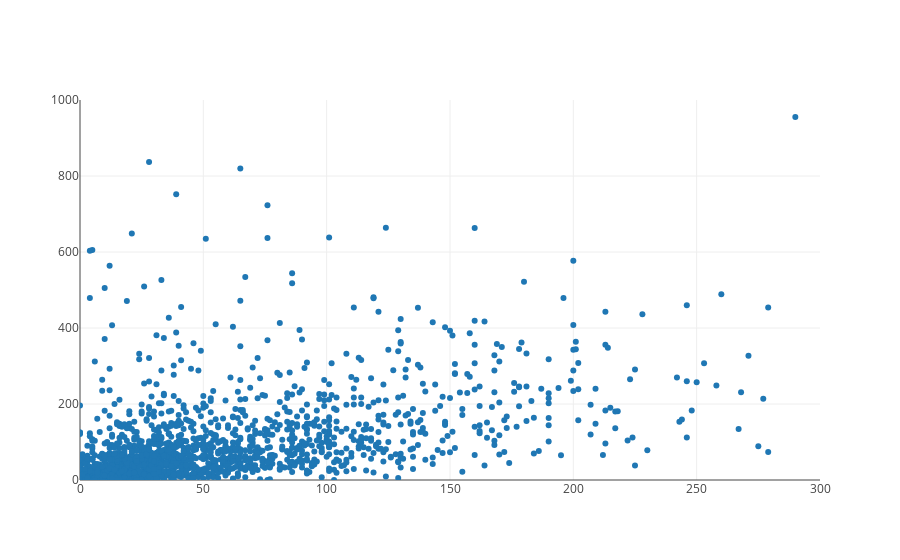

Source (notebook cell):
### Markdown cell above
Huh, well we should've known.  Now let's zoom in on our dataset so that our plot no longer expands for just a few of the outliers. We will set the x-axis of our plot to go from zero to 300 million dollars, and the y-axis of our plot to go from zero to one billion dollars.

### Code cell
from graph import build_layout
revenues_per_budgets_trace = trace_values(budgets, domestic_revenues, text = titles)
revenues_layout = build_layout(x_range = [0, 300], y_range = [0, 1000])
plot([revenues_per_budgets_trace], revenues_layout)
# maybe it's time to start putting labels on the axes?

### Figure 1 — Plotly figure (JSON) as saved in the notebook; plotly's stock layout.template omitted (floating-point values rounded to 4 significant figures; data arrays with more than 128 entries replaced by an {"elided": "..."} marker saying what was removed)
{"data": [{"mode": "markers", "name": "data", "text": {"elided": "1776 str values"}, "type": "scatter", "uid": "35c24136-d57f-11e9-ab01-ff0d74eca59d", "x": {"elided": "1776 int values"}, "y": {"elided": "1776 int values"}}], "layout": {"xaxis": {"range": [0, 300]}, "yaxis": {"range": [0, 1000]}}}
